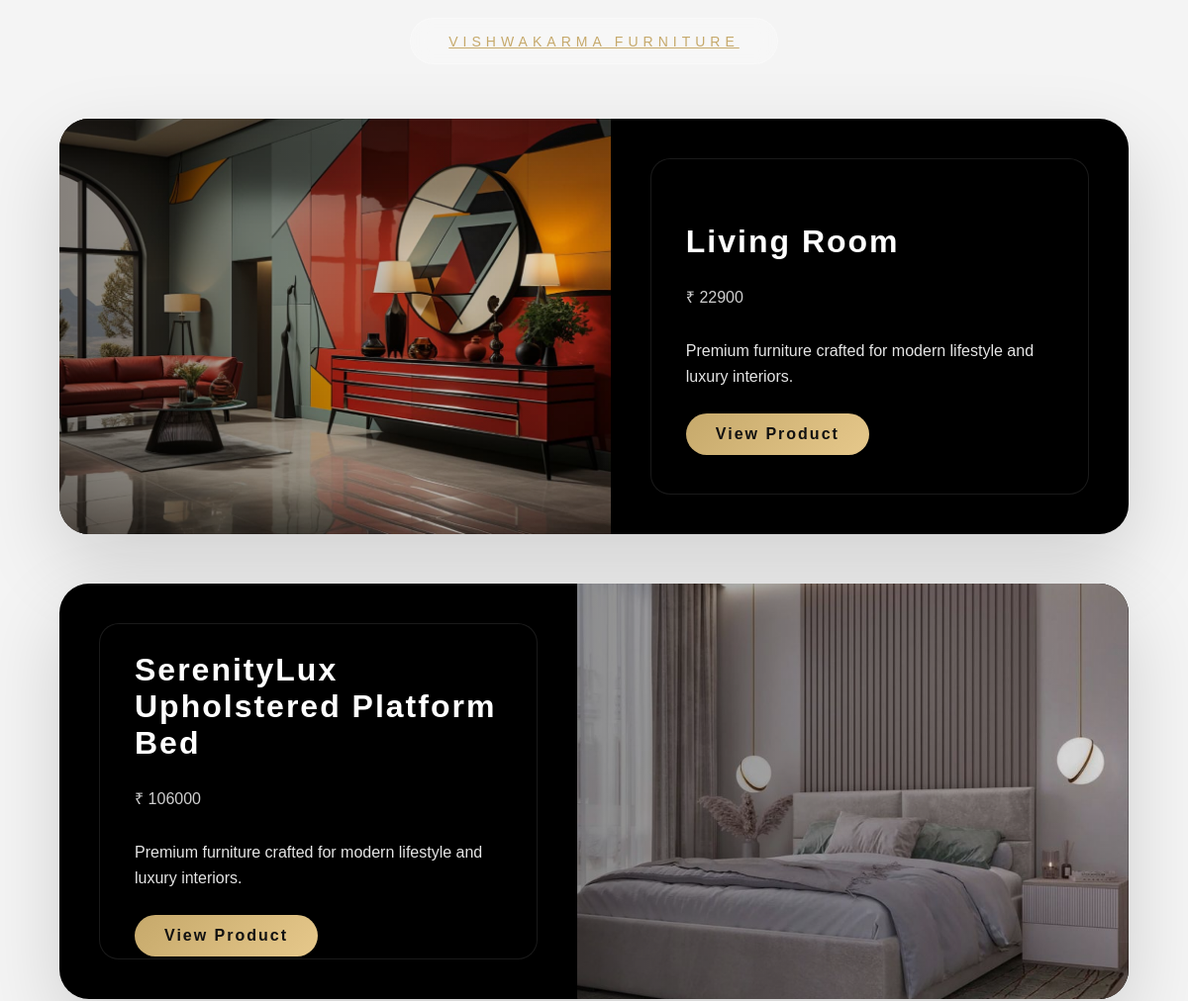
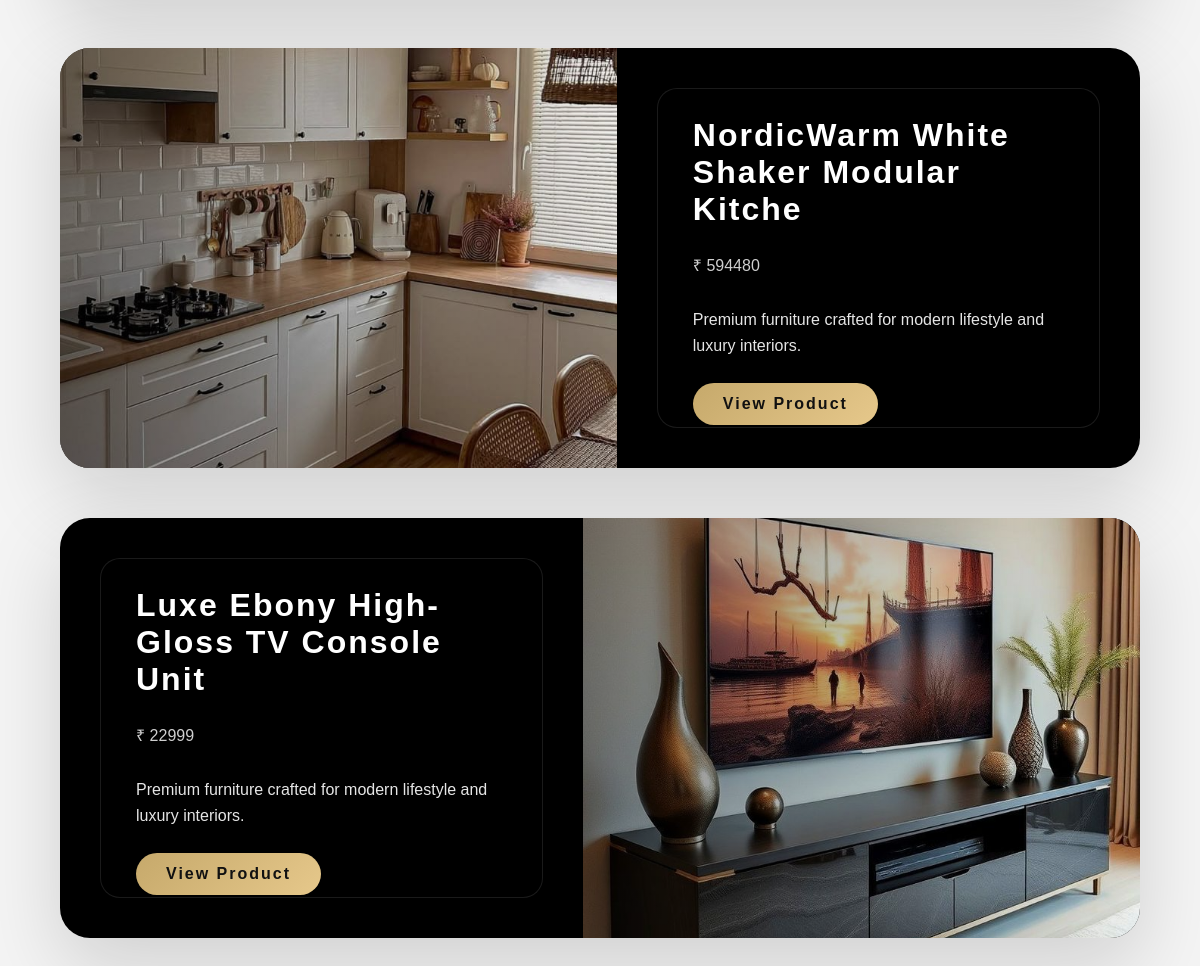
/subcategory/1/, run on the app's committed database (2 pictures, top to bottom).
### myapp/models.py (models this page shows)
class Subcategory(models.Model):
    s_id = models.AutoField(primary_key=True)
    s_name = models.CharField(max_length=100)
    c_id = models.ForeignKey(Category, on_delete=models.CASCADE,null=True,blank=True)
    detail = models.TextField()
    price = models.IntegerField()

class Image(models.Model):
    i_id = models.AutoField(primary_key=True)
    image = models.ImageField(upload_to='product_images/')
    c_id = models.ForeignKey(Category, on_delete=models.CASCADE,null=True,blank=True)
    s_id = models.ForeignKey(Subcategory, on_delete=models.CASCADE,null=True,blank=True)

### myapp/views.py (the view)
# urls.py: path('subcategory/<int:c_id>/', views.subcategory),
def subcategory(request, c_id):
    scategory = Subcategory.objects.filter(c_id=c_id)
    images = Image.objects.all()
    category = Category.objects.get(c_id=c_id)
    subcategory_data = []
    for scat in scategory:
        img = images.filter(s_id=scat).first()
        subcategory_data.append({
            'subcategory': scat,
            'image': img,
            'price': scat.price,
            'detail': scat.detail,
            's_name': scat.s_name
        })
    return render(request, 'subcategory.html', {
        'subcategory_data': subcategory_data,
        'category': category  # send category to template
    })

### myapp/templates/subcategory.html (shortened to what this page needs)
<!DOCTYPE html>
{% load static %}
<html lang="en">
<head>
<link rel="stylesheet" href="{% static 'css/menu.css' %}">
</head>
<body>
<nav class="custom-navbar">
    <a href="/" class="navbar-brand">
        VISHWAKARMA FURNITURE
    </a>
</nav>
<section class="subcategory-section">
<div class="container">
<div class="sub-grid">
{% for item in subcategory_data %}
<div class="sub-card">
    <div class="sub-img"
    style="background-image:url('{{ item.image.image.url }}');">
    </div>
    <div class="sub-content">
        <h2 class="sub-title">{{ item.s_name }}</h2>
        <p class="sub-price">₹ {{ item.price }}</p>
        <p class="sub-desc">
            Premium furniture crafted for modern lifestyle and luxury interiors.
        </p>
        <a href="/product_detail/{{ item.subcategory.s_id }}/" class="sub-btn">
            View Product
        </a>
    </div>
</div>
{% endfor %}
</div>
</div>
</section>
</body>
</html>

### myapp/static/css/menu.css (style rules this page uses)
.custom-navbar { position:fixed; top:18px; left:50%; transform:translateX(-50%); width:320px; height:45px; display:flex; align-items:center; justify-content:center; padding:0 25px; background:rgba(255,255,255,0.25); backdrop-filter:blur(10px); border-radius:40px; border:1px solid rgba(255,255,255,0.3); transition:all 0.4s ease; z-index:9999; }
.navbar-brand { position:absolute; left:50%; transform:translateX(-50%); color:#c6a96b; font-size:14px; letter-spacing:5px; white-space:nowrap; transition:0.3s; }
.navbar-brand { transition:0.3s ease; }

### myapp/templates/subcategory.html (style rules this page uses)
body { margin:0; background:#f4f4f4; font-family:'Poppins', sans-serif; color:#111; }
.subcategory-section { padding-top:120px; padding-bottom:80px; }
.container { width:90%; margin:auto; }
.sub-grid { display:flex; flex-direction:column; gap:50px; }
.sub-card { position:relative; display:flex; height:420px; border-radius:30px; overflow:hidden; background:#000; box-shadow:0 30px 80px rgba(0,0,0,0.15); transition:0.5s ease; }
.sub-img { flex:1.5; background-size:cover; background-position:center; position:relative; transition:1s ease; }
.sub-img::after { content:""; position:absolute; inset:0; background:linear-gradient( to right, rgba(0,0,0,0.45), rgba(0,0,0,0.05) ); }
.sub-content { flex:1; position:relative; z-index:2; margin:40px; padding:35px; border-radius:20px; background:rgba(0,0,0,0.65); backdrop-filter:blur(14px); border:1px solid rgba(255,255,255,0.1); display:flex; flex-direction:column; justify-content:center; }
.sub-title { font-size:32px; letter-spacing:2px; margin-bottom:10px; color:#fff; }
.sub-price { color:#cfcfcf; margin-bottom:15px; }
.sub-desc { color:#e5e5e5; line-height:1.6; margin-bottom:25px; }
.sub-btn { display:inline-block; width:fit-content; padding:12px 30px; border-radius:30px; background:linear-gradient(135deg,#c6a96b,#e6c88b); color:#111; text-decoration:none; letter-spacing:2px; font-weight:600; transition:0.4s ease; }
.sub-card:nth-child(even) { flex-direction:row-reverse; }

### data on the page
Subcategory: image.image (picture), s_name "Living Room", price "22900"
Subcategory: image.image (picture), s_name "SerenityLux Upholstered Platform Bed", price "106000"
Subcategory: image.image (picture), s_name "NordicWarm White Shaker Modular Kitche", price "594480"
Subcategory: image.image (picture), s_name "Luxe Ebony High-Gloss TV Console Unit", price "22999"
